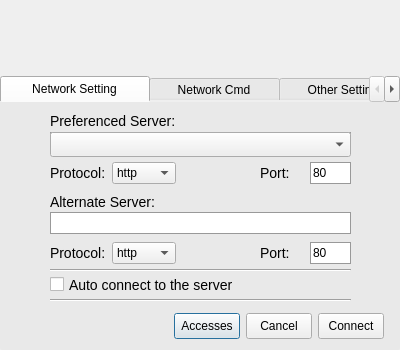
<?xml version="1.0" encoding="UTF-8"?>
<ui version="4.0">
 <class>NetWorkSettingDialog</class>
 <widget class="QDialog" name="NetWorkSettingDialog">
  <property name="geometry">
   <rect>
    <x>0</x>
    <y>0</y>
    <width>400</width>
    <height>350</height>
   </rect>
  </property>
  <property name="minimumSize">
   <size>
    <width>400</width>
    <height>350</height>
   </size>
  </property>
  <property name="maximumSize">
   <size>
    <width>400</width>
    <height>350</height>
   </size>
  </property>
  <property name="windowTitle">
   <string>Dialog</string>
  </property>
  <property name="styleSheet">
   <string notr="true">/*QDialog{
	background-color:#e9e9e9;
}*/</string>
  </property>
  <widget class="CMyTabWidget" name="tabWidget">
   <property name="geometry">
    <rect>
     <x>0</x>
     <y>76</y>
     <width>400</width>
     <height>274</height>
    </rect>
   </property>
   <property name="minimumSize">
    <size>
     <width>0</width>
     <height>0</height>
    </size>
   </property>
   <property name="maximumSize">
    <size>
     <width>16777215</width>
     <height>16777215</height>
    </size>
   </property>
   <property name="focusPolicy">
    <enum>Qt::NoFocus</enum>
   </property>
   <property name="styleSheet">
    <string notr="true">QDialog{
	border:1px solid #e9e9e9;
	border-radius:3px;
	font-size: 15px;
	margin-right:0px;
}
QTabWidget::pane{
border: 0px;
}
QWidget#tab{
border: 0px solid #e9e9e9;
background-color:#e9e9e9;
border-bottom-left-radius: 2px;
border-bottom-right-radius: 2px;
}
QWidget#tab_2{
border: 0px solid #e9e9e9;
background-color:#e9e9e9;
border-bottom-left-radius: 2px;
border-bottom-right-radius: 2px;
}
QWidget#tab_3{
border: 1px solid #e9e9e9;;
background-color:#e9e9e9;
border-bottom-left-radius: 2px;
border-bottom-right-radius: 2px;
}

/*QTabBar::tab{
	color: 0;
	font: bold 15px;
	border: 0px solid #C4C4C3;
	min-width: 2px;
	min-height: 25px;
	margin-left:10px;
	margin-right:2px;
	border-bottom-color:#e9e9e9;
}
QTabBar::tab:selected{
	color: 0;
	border: 1px solid #e9e9e9;
	border-top-left-radius:4px;
	border-top-right-radius:4px;
	font: bold 14px;
	background-color:#e9e9e9;
}
QTabBar::tab:!selected{
	margin-top: 2px;
	font: bold 14px;
	color:0;
}*/
QLineEdit{
border-style:groove;
border:1px groove #999999;
}
QTextEdit{
border:1px groove #999999;
}
QCheckBox::indicator:unchecked {
	/*border:1px groove #999999;*/
	image: url(&quot;:/image/resource/image/checkbox_unchecked.png&quot;)
}
QCheckBox::indicator:checked{
	image: url(&quot;:/image/resource/image/checkbox_checked.png&quot;)
}
QRadioButton::indicator::unchecked{
	image: url(&quot;:/image/resource/image/radio_unchecked.png&quot;)
}
QRadioButton::indicator::checked{
	image: url(&quot;:/image/resource/image/radio_checked.png&quot;)
}
QLabel{
font-size: 14px;
}
QRadioButton{
font-size: 13px;
}
QCheckBox{
font-size: 14px;
}</string>
   </property>
   <property name="tabPosition">
    <enum>QTabWidget::North</enum>
   </property>
   <property name="currentIndex">
    <number>0</number>
   </property>
   <widget class="QWidget" name="tab">
    <property name="minimumSize">
     <size>
      <width>400</width>
      <height>0</height>
     </size>
    </property>
    <property name="maximumSize">
     <size>
      <width>400</width>
      <height>16777215</height>
     </size>
    </property>
    <attribute name="title">
     <string>      Network Setting      </string>
    </attribute>
    <widget class="QWidget" name="widget" native="true">
     <property name="geometry">
      <rect>
       <x>0</x>
       <y>0</y>
       <width>400</width>
       <height>244</height>
      </rect>
     </property>
     <property name="styleSheet">
      <string notr="true"/>
     </property>
     <widget class="QCheckBox" name="checkBox_autoConnect">
      <property name="geometry">
       <rect>
        <x>50</x>
        <y>170</y>
        <width>321</width>
        <height>25</height>
       </rect>
      </property>
      <property name="focusPolicy">
       <enum>Qt::NoFocus</enum>
      </property>
      <property name="text">
       <string>Auto connect to the server</string>
      </property>
     </widget>
     <widget class="QLineEdit" name="lineEdit_preferenceIp">
      <property name="geometry">
       <rect>
        <x>50</x>
        <y>30</y>
        <width>301</width>
        <height>22</height>
       </rect>
      </property>
      <property name="focusPolicy">
       <enum>Qt::ClickFocus</enum>
      </property>
      <property name="styleSheet">
       <string notr="true"/>
      </property>
     </widget>
     <widget class="QLabel" name="label_3">
      <property name="geometry">
       <rect>
        <x>50</x>
        <y>60</y>
        <width>61</width>
        <height>22</height>
       </rect>
      </property>
      <property name="text">
       <string>Protocol:</string>
      </property>
      <property name="alignment">
       <set>Qt::AlignLeading|Qt::AlignLeft|Qt::AlignVCenter</set>
      </property>
     </widget>
     <widget class="QComboBox" name="comboBox_protocol">
      <property name="geometry">
       <rect>
        <x>112</x>
        <y>60</y>
        <width>64</width>
        <height>22</height>
       </rect>
      </property>
      <item>
       <property name="text">
        <string>http</string>
       </property>
      </item>
      <item>
       <property name="text">
        <string>https</string>
       </property>
      </item>
     </widget>
     <widget class="QLabel" name="label_4">
      <property name="geometry">
       <rect>
        <x>260</x>
        <y>60</y>
        <width>41</width>
        <height>22</height>
       </rect>
      </property>
      <property name="text">
       <string>Port:</string>
      </property>
      <property name="alignment">
       <set>Qt::AlignLeading|Qt::AlignLeft|Qt::AlignVCenter</set>
      </property>
     </widget>
     <widget class="QLineEdit" name="lineEdit_port">
      <property name="geometry">
       <rect>
        <x>310</x>
        <y>60</y>
        <width>41</width>
        <height>22</height>
       </rect>
      </property>
      <property name="text">
       <string>80</string>
      </property>
      <property name="readOnly">
       <bool>false</bool>
      </property>
     </widget>
     <widget class="QLineEdit" name="lineEdit_alternateIp">
      <property name="geometry">
       <rect>
        <x>50</x>
        <y>110</y>
        <width>301</width>
        <height>22</height>
       </rect>
      </property>
     </widget>
     <widget class="QLabel" name="label_6">
      <property name="geometry">
       <rect>
        <x>50</x>
        <y>140</y>
        <width>61</width>
        <height>22</height>
       </rect>
      </property>
      <property name="text">
       <string>Protocol:</string>
      </property>
      <property name="alignment">
       <set>Qt::AlignLeading|Qt::AlignLeft|Qt::AlignVCenter</set>
      </property>
     </widget>
     <widget class="QComboBox" name="comboBox_protocol_2">
      <property name="geometry">
       <rect>
        <x>112</x>
        <y>140</y>
        <width>64</width>
        <height>22</height>
       </rect>
      </property>
      <item>
       <property name="text">
        <string>http</string>
       </property>
      </item>
      <item>
       <property name="text">
        <string>https</string>
       </property>
      </item>
     </widget>
     <widget class="QLabel" name="label_5">
      <property name="geometry">
       <rect>
        <x>260</x>
        <y>140</y>
        <width>41</width>
        <height>22</height>
       </rect>
      </property>
      <property name="text">
       <string>Port:</string>
      </property>
      <property name="alignment">
       <set>Qt::AlignLeading|Qt::AlignLeft|Qt::AlignVCenter</set>
      </property>
     </widget>
     <widget class="QLineEdit" name="lineEdit_port_2">
      <property name="geometry">
       <rect>
        <x>310</x>
        <y>140</y>
        <width>41</width>
        <height>22</height>
       </rect>
      </property>
      <property name="text">
       <string>80</string>
      </property>
      <property name="readOnly">
       <bool>false</bool>
      </property>
     </widget>
     <widget class="QLabel" name="label">
      <property name="geometry">
       <rect>
        <x>50</x>
        <y>6</y>
        <width>201</width>
        <height>25</height>
       </rect>
      </property>
      <property name="text">
       <string>Preferenced Server:</string>
      </property>
     </widget>
     <widget class="QLabel" name="label_2">
      <property name="geometry">
       <rect>
        <x>50</x>
        <y>87</y>
        <width>171</width>
        <height>25</height>
       </rect>
      </property>
      <property name="text">
       <string>Alternate Server:</string>
      </property>
     </widget>
     <widget class="Line" name="line_2">
      <property name="geometry">
       <rect>
        <x>50</x>
        <y>160</y>
        <width>301</width>
        <height>16</height>
       </rect>
      </property>
      <property name="orientation">
       <enum>Qt::Horizontal</enum>
      </property>
     </widget>
     <widget class="Line" name="line_3">
      <property name="geometry">
       <rect>
        <x>50</x>
        <y>190</y>
        <width>301</width>
        <height>16</height>
       </rect>
      </property>
      <property name="orientation">
       <enum>Qt::Horizontal</enum>
      </property>
     </widget>
     <widget class="QLabel" name="label_loading">
      <property name="geometry">
       <rect>
        <x>50</x>
        <y>210</y>
        <width>131</width>
        <height>25</height>
       </rect>
      </property>
      <property name="minimumSize">
       <size>
        <width>131</width>
        <height>0</height>
       </size>
      </property>
      <property name="text">
       <string/>
      </property>
     </widget>
     <widget class="QComboBox" name="comboBox_preferenceIp">
      <property name="geometry">
       <rect>
        <x>50</x>
        <y>30</y>
        <width>301</width>
        <height>25</height>
       </rect>
      </property>
      <property name="sizeAdjustPolicy">
       <enum>QComboBox::AdjustToContentsOnFirstShow</enum>
      </property>
     </widget>
     <widget class="QWidget" name="layoutWidget">
      <property name="geometry">
       <rect>
        <x>10</x>
        <y>210</y>
        <width>374</width>
        <height>29</height>
       </rect>
      </property>
      <layout class="QHBoxLayout" name="horizontalLayout_2">
       <item>
        <widget class="QLabel" name="label_loading_2">
         <property name="minimumSize">
          <size>
           <width>131</width>
           <height>0</height>
          </size>
         </property>
         <property name="text">
          <string/>
         </property>
        </widget>
       </item>
       <item>
        <spacer name="horizontalSpacer_2">
         <property name="orientation">
          <enum>Qt::Horizontal</enum>
         </property>
         <property name="sizeHint" stdset="0">
          <size>
           <width>40</width>
           <height>20</height>
          </size>
         </property>
        </spacer>
       </item>
       <item>
        <widget class="QPushButton" name="pushButton_multiAccess">
         <property name="minimumSize">
          <size>
           <width>66</width>
           <height>26</height>
          </size>
         </property>
         <property name="maximumSize">
          <size>
           <width>66</width>
           <height>26</height>
          </size>
         </property>
         <property name="text">
          <string>Accesses</string>
         </property>
        </widget>
       </item>
       <item>
        <widget class="QPushButton" name="pushButton_cancel">
         <property name="minimumSize">
          <size>
           <width>66</width>
           <height>26</height>
          </size>
         </property>
         <property name="maximumSize">
          <size>
           <width>66</width>
           <height>26</height>
          </size>
         </property>
         <property name="text">
          <string>Cancel</string>
         </property>
        </widget>
       </item>
       <item>
        <widget class="QPushButton" name="pushBtn_connect">
         <property name="minimumSize">
          <size>
           <width>66</width>
           <height>26</height>
          </size>
         </property>
         <property name="maximumSize">
          <size>
           <width>66</width>
           <height>26</height>
          </size>
         </property>
         <property name="styleSheet">
          <string notr="true"/>
         </property>
         <property name="text">
          <string>Connect</string>
         </property>
        </widget>
       </item>
      </layout>
     </widget>
    </widget>
   </widget>
   <widget class="QWidget" name="tab_2">
    <property name="minimumSize">
     <size>
      <width>400</width>
      <height>0</height>
     </size>
    </property>
    <property name="maximumSize">
     <size>
      <width>400</width>
      <height>16777215</height>
     </size>
    </property>
    <attribute name="title">
     <string>     Network Cmd     </string>
    </attribute>
    <widget class="QLineEdit" name="lineEdit_cmdParam">
     <property name="geometry">
      <rect>
       <x>50</x>
       <y>20</y>
       <width>131</width>
       <height>24</height>
      </rect>
     </property>
    </widget>
    <widget class="QComboBox" name="comboBox_cmd">
     <property name="geometry">
      <rect>
       <x>190</x>
       <y>20</y>
       <width>83</width>
       <height>24</height>
      </rect>
     </property>
     <item>
      <property name="text">
       <string>ping</string>
      </property>
     </item>
     <item>
      <property name="text">
       <string>traceroute</string>
      </property>
     </item>
     <item>
      <property name="text">
       <string>nslookup</string>
      </property>
     </item>
    </widget>
    <widget class="QPushButton" name="pushButton_execute">
     <property name="geometry">
      <rect>
       <x>286</x>
       <y>20</y>
       <width>66</width>
       <height>24</height>
      </rect>
     </property>
     <property name="text">
      <string>Execute</string>
     </property>
    </widget>
    <widget class="QTextEdit" name="textEdit_result">
     <property name="geometry">
      <rect>
       <x>50</x>
       <y>60</y>
       <width>301</width>
       <height>165</height>
      </rect>
     </property>
    </widget>
    <widget class="QPushButton" name="pushButton_close_netCmd">
     <property name="geometry">
      <rect>
       <x>0</x>
       <y>222</y>
       <width>40</width>
       <height>26</height>
      </rect>
     </property>
     <property name="text">
      <string>Close</string>
     </property>
    </widget>
   </widget>
   <widget class="QWidget" name="tab_3">
    <property name="enabled">
     <bool>true</bool>
    </property>
    <property name="minimumSize">
     <size>
      <width>400</width>
      <height>0</height>
     </size>
    </property>
    <property name="maximumSize">
     <size>
      <width>400</width>
      <height>16777215</height>
     </size>
    </property>
    <attribute name="title">
     <string>     Other Settings     </string>
    </attribute>
    <widget class="QLabel" name="label_8">
     <property name="geometry">
      <rect>
       <x>32</x>
       <y>150</y>
       <width>181</width>
       <height>22</height>
      </rect>
     </property>
     <property name="minimumSize">
      <size>
       <width>0</width>
       <height>20</height>
      </size>
     </property>
     <property name="maximumSize">
      <size>
       <width>16777215</width>
       <height>22</height>
      </size>
     </property>
     <property name="text">
      <string>LounchWhenSystemStart:</string>
     </property>
    </widget>
    <widget class="QCheckBox" name="checkBox_lounchAppOnSysStart">
     <property name="geometry">
      <rect>
       <x>50</x>
       <y>180</y>
       <width>239</width>
       <height>16</height>
      </rect>
     </property>
     <property name="sizePolicy">
      <sizepolicy hsizetype="Minimum" vsizetype="Minimum">
       <horstretch>0</horstretch>
       <verstretch>0</verstretch>
      </sizepolicy>
     </property>
     <property name="text">
      <string>Louch vClient when system start</string>
     </property>
    </widget>
    <widget class="Line" name="line_4">
     <property name="geometry">
      <rect>
       <x>33</x>
       <y>140</y>
       <width>318</width>
       <height>16</height>
      </rect>
     </property>
     <property name="minimumSize">
      <size>
       <width>318</width>
       <height>0</height>
      </size>
     </property>
     <property name="maximumSize">
      <size>
       <width>318</width>
       <height>16777215</height>
      </size>
     </property>
     <property name="orientation">
      <enum>Qt::Horizontal</enum>
     </property>
    </widget>
    <widget class="QPushButton" name="pushButton_apply_other_settings">
     <property name="geometry">
      <rect>
       <x>285</x>
       <y>210</y>
       <width>66</width>
       <height>26</height>
      </rect>
     </property>
     <property name="minimumSize">
      <size>
       <width>66</width>
       <height>26</height>
      </size>
     </property>
     <property name="maximumSize">
      <size>
       <width>66</width>
       <height>26</height>
      </size>
     </property>
     <property name="text">
      <string>Apply</string>
     </property>
    </widget>
    <widget class="QWidget" name="layoutWidget">
     <property name="geometry">
      <rect>
       <x>33</x>
       <y>13</y>
       <width>339</width>
       <height>131</height>
      </rect>
     </property>
     <layout class="QVBoxLayout" name="verticalLayout">
      <item>
       <widget class="QRadioButton" name="radioButton_update_auto">
        <property name="sizePolicy">
         <sizepolicy hsizetype="Minimum" vsizetype="Minimum">
          <horstretch>0</horstretch>
          <verstretch>0</verstretch>
         </sizepolicy>
        </property>
        <property name="text">
         <string>Auto detect(detect whether has version once 
runs vClient. Recommended)</string>
        </property>
       </widget>
      </item>
      <item>
       <layout class="QHBoxLayout" name="horizontalLayout">
        <item>
         <widget class="QRadioButton" name="radioButton_update_manual">
          <property name="sizePolicy">
           <sizepolicy hsizetype="Minimum" vsizetype="Minimum">
            <horstretch>0</horstretch>
            <verstretch>0</verstretch>
           </sizepolicy>
          </property>
          <property name="text">
           <string>Detect manually:</string>
          </property>
         </widget>
        </item>
        <item>
         <widget class="QPushButton" name="pushButton_updateCheck">
          <property name="minimumSize">
           <size>
            <width>90</width>
            <height>26</height>
           </size>
          </property>
          <property name="maximumSize">
           <size>
            <width>90</width>
            <height>26</height>
           </size>
          </property>
          <property name="text">
           <string>Check Now</string>
          </property>
         </widget>
        </item>
        <item>
         <spacer name="horizontalSpacer">
          <property name="orientation">
           <enum>Qt::Horizontal</enum>
          </property>
          <property name="sizeType">
           <enum>QSizePolicy::Fixed</enum>
          </property>
          <property name="sizeHint" stdset="0">
           <size>
            <width>18</width>
            <height>20</height>
           </size>
          </property>
         </spacer>
        </item>
       </layout>
      </item>
      <item>
       <widget class="QRadioButton" name="radioButton_update_auto2">
        <property name="sizePolicy">
         <sizepolicy hsizetype="Minimum" vsizetype="Minimum">
          <horstretch>0</horstretch>
          <verstretch>0</verstretch>
         </sizepolicy>
        </property>
        <property name="text">
         <string>Auto update(auto detect, update when detect-
ing new version(will restart system automati-
cally))</string>
        </property>
       </widget>
      </item>
     </layout>
    </widget>
   </widget>
  </widget>
  <widget class="QLabel" name="label_title">
   <property name="geometry">
    <rect>
     <x>0</x>
     <y>0</y>
     <width>400</width>
     <height>107</height>
    </rect>
   </property>
   <property name="text">
    <string/>
   </property>
  </widget>
  <zorder>label_title</zorder>
  <zorder>tabWidget</zorder>
 </widget>
 <customwidgets>
  <customwidget>
   <class>CMyTabWidget</class>
   <extends>QTabWidget</extends>
   <header>cmytabwidget.h</header>
   <container>1</container>
  </customwidget>
 </customwidgets>
 <resources/>
 <connections/>
</ui>
